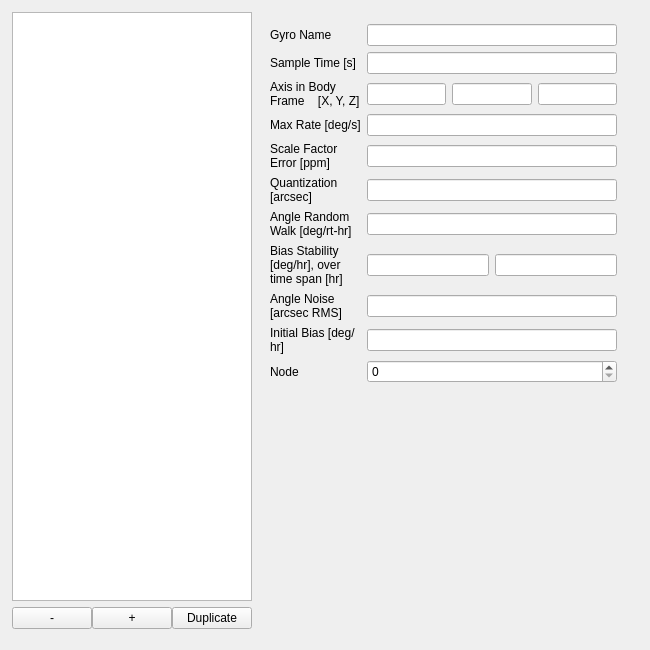
          <widget class="QWidget" name="gyro">
           <attribute name="title">
            <string>Gyro</string>
           </attribute>
           <widget class="QWidget" name="horizontalLayoutWidget_12">
            <property name="geometry">
             <rect>
              <x>0</x>
              <y>0</y>
              <width>641</width>
              <height>641</height>
             </rect>
            </property>
            <layout class="QHBoxLayout" name="horizontalLayout_72" stretch="0,0">
             <property name="leftMargin">
              <number>12</number>
             </property>
             <property name="topMargin">
              <number>12</number>
             </property>
             <property name="rightMargin">
              <number>12</number>
             </property>
             <property name="bottomMargin">
              <number>12</number>
             </property>
             <item>
              <layout class="QVBoxLayout" name="verticalLayout_12">
               <item>
                <layout class="QVBoxLayout" name="verticalLayout_13">
                 <item>
                  <widget class="QListWidget" name="spc_cur_gyro_list"/>
                 </item>
                 <item>
                  <layout class="QHBoxLayout" name="horizontalLayout_40">
                   <property name="spacing">
                    <number>0</number>
                   </property>
                   <item>
                    <widget class="QPushButton" name="spc_cur_gyro_remove">
                     <property name="text">
                      <string>-</string>
                     </property>
                    </widget>
                   </item>
                   <item>
                    <widget class="QPushButton" name="spc_cur_gyro_add">
                     <property name="text">
                      <string>+</string>
                     </property>
                    </widget>
                   </item>
                   <item>
                    <widget class="QPushButton" name="spc_cur_gyro_duplicate">
                     <property name="text">
                      <string>Duplicate</string>
                     </property>
                    </widget>
                   </item>
                  </layout>
                 </item>
                </layout>
               </item>
              </layout>
             </item>
             <item>
              <layout class="QGridLayout" name="gridLayout_8">
               <property name="leftMargin">
                <number>12</number>
               </property>
               <property name="topMargin">
                <number>12</number>
               </property>
               <property name="rightMargin">
                <number>12</number>
               </property>
               <property name="bottomMargin">
                <number>12</number>
               </property>
               <item row="8" column="0">
                <widget class="QLabel" name="label_79">
                 <property name="text">
                  <string>Angle Noise [arcsec RMS]</string>
                 </property>
                 <property name="wordWrap">
                  <bool>true</bool>
                 </property>
                </widget>
               </item>
               <item row="2" column="1">
                <layout class="QHBoxLayout" name="horizontalLayout_42">
                 <item>
                  <widget class="QLineEdit" name="spc_cur_gyro_axis_1"/>
                 </item>
                 <item>
                  <widget class="QLineEdit" name="spc_cur_gyro_axis_2"/>
                 </item>
                 <item>
                  <widget class="QLineEdit" name="spc_cur_gyro_axis_3"/>
                 </item>
                </layout>
               </item>
               <item row="9" column="1">
                <widget class="QLineEdit" name="spc_cur_gyro_initbias"/>
               </item>
               <item row="9" column="0">
                <widget class="QLabel" name="label_80">
                 <property name="text">
                  <string>Initial Bias [deg/hr]</string>
                 </property>
                 <property name="wordWrap">
                  <bool>true</bool>
                 </property>
                </widget>
               </item>
               <item row="3" column="0">
                <widget class="QLabel" name="label_67">
                 <property name="text">
                  <string>Max Rate [deg/s]</string>
                 </property>
                </widget>
               </item>
               <item row="4" column="0">
                <widget class="QLabel" name="label_63">
                 <property name="text">
                  <string>Scale Factor Error [ppm]</string>
                 </property>
                 <property name="wordWrap">
                  <bool>true</bool>
                 </property>
                </widget>
               </item>
               <item row="4" column="1">
                <widget class="QLineEdit" name="spc_cur_gyro_scaleferror"/>
               </item>
               <item row="10" column="1">
                <widget class="QSpinBox" name="spc_cur_gyro_node"/>
               </item>
               <item row="10" column="0">
                <widget class="QLabel" name="label_65">
                 <property name="text">
                  <string>Node</string>
                 </property>
                </widget>
               </item>
               <item row="1" column="0">
                <widget class="QLabel" name="label_64">
                 <property name="text">
                  <string>Sample Time [s]</string>
                 </property>
                </widget>
               </item>
               <item row="2" column="0">
                <widget class="QLabel" name="label_68">
                 <property name="text">
                  <string>Axis in Body Frame    [X, Y, Z]</string>
                 </property>
                 <property name="wordWrap">
                  <bool>true</bool>
                 </property>
                </widget>
               </item>
               <item row="8" column="1">
                <widget class="QLineEdit" name="spc_cur_gyro_angnoise"/>
               </item>
               <item row="11" column="0">
                <spacer name="verticalSpacer_7">
                 <property name="orientation">
                  <enum>Qt::Vertical</enum>
                 </property>
                 <property name="sizeHint" stdset="0">
                  <size>
                   <width>20</width>
                   <height>40</height>
                  </size>
                 </property>
                </spacer>
               </item>
               <item row="5" column="1">
                <widget class="QLineEdit" name="spc_cur_gyro_quant"/>
               </item>
               <item row="0" column="0">
                <widget class="QLabel" name="label_23">
                 <property name="text">
                  <string>Gyro Name</string>
                 </property>
                </widget>
               </item>
               <item row="1" column="1">
                <widget class="QLineEdit" name="spc_cur_gyro_samptime"/>
               </item>
               <item row="6" column="0">
                <widget class="QLabel" name="label_69">
                 <property name="text">
                  <string>Angle Random Walk [deg/rt-hr]</string>
                 </property>
                 <property name="wordWrap">
                  <bool>true</bool>
                 </property>
                </widget>
               </item>
               <item row="7" column="1">
                <layout class="QHBoxLayout" name="horizontalLayout_41">
                 <item>
                  <widget class="QLineEdit" name="spc_cur_gyro_bias_stab"/>
                 </item>
                 <item>
                  <widget class="QLineEdit" name="spc_cur_gyro_bias_tspan"/>
                 </item>
                </layout>
               </item>
               <item row="5" column="0">
                <widget class="QLabel" name="label_66">
                 <property name="text">
                  <string>Quantization [arcsec]</string>
                 </property>
                 <property name="wordWrap">
                  <bool>true</bool>
                 </property>
                </widget>
               </item>
               <item row="7" column="0">
                <widget class="QLabel" name="label_70">
                 <property name="text">
                  <string>Bias Stability [deg/hr], over time span [hr]</string>
                 </property>
                 <property name="wordWrap">
                  <bool>true</bool>
                 </property>
                </widget>
               </item>
               <item row="3" column="1">
                <widget class="QLineEdit" name="spc_cur_gyro_maxrate"/>
               </item>
               <item row="6" column="1">
                <widget class="QLineEdit" name="spc_cur_gyro_angrwalk"/>
               </item>
               <item row="0" column="1">
                <widget class="QLineEdit" name="spc_cur_gyro_name"/>
               </item>
              </layout>
             </item>
            </layout>
           </widget>
          </widget>
